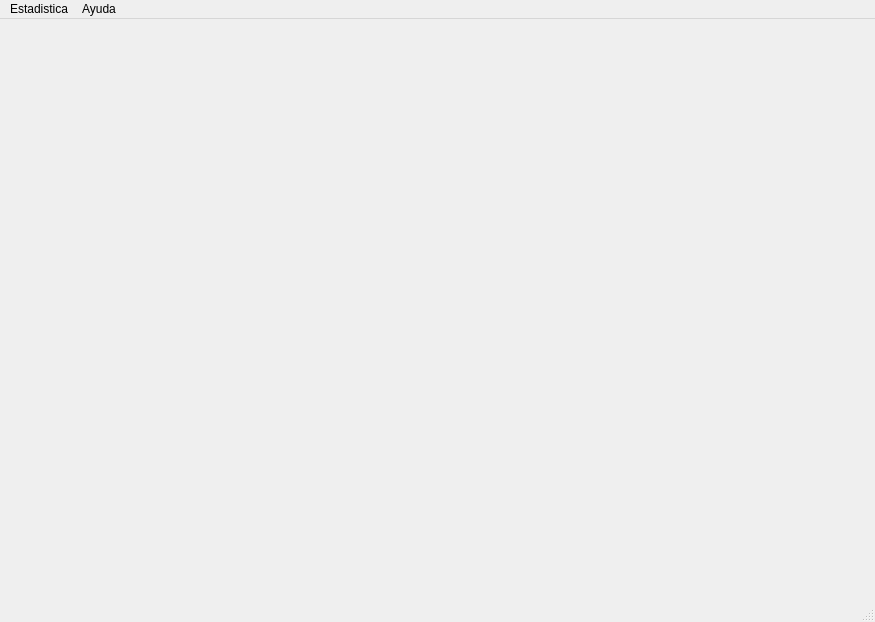
<?xml version="1.0" encoding="UTF-8"?>
<ui version="4.0">
 <class>main</class>
 <widget class="QMainWindow" name="main">
  <property name="geometry">
   <rect>
    <x>0</x>
    <y>0</y>
    <width>875</width>
    <height>622</height>
   </rect>
  </property>
  <property name="windowTitle">
   <string>Simulacion</string>
  </property>
  <widget class="QWidget" name="centralwidget"/>
  <widget class="QMenuBar" name="menubar">
   <property name="geometry">
    <rect>
     <x>0</x>
     <y>0</y>
     <width>875</width>
     <height>22</height>
    </rect>
   </property>
   <widget class="QMenu" name="menuEstadistica">
    <property name="title">
     <string>Estadistica</string>
    </property>
    <addaction name="qa_linear_regression"/>
   </widget>
   <widget class="QMenu" name="menuAyuda">
    <property name="title">
     <string>Ayuda</string>
    </property>
    <addaction name="separator"/>
    <addaction name="qa_informacion"/>
    <addaction name="qa_acerca"/>
   </widget>
   <addaction name="menuEstadistica"/>
   <addaction name="menuAyuda"/>
  </widget>
  <widget class="QStatusBar" name="statusbar"/>
  <action name="actionDesarrolladores">
   <property name="text">
    <string>DPS</string>
   </property>
  </action>
  <action name="qa_financiamiento_con_deuda">
   <property name="text">
    <string>Financiamiento con Deuda</string>
   </property>
   <property name="shortcut">
    <string>Ctrl+R</string>
   </property>
  </action>
  <action name="btnReportarTransferencias">
   <property name="text">
    <string>Reportar Transferencias</string>
   </property>
  </action>
  <action name="btnHistorialTransferencias">
   <property name="text">
    <string>Historial de Transferencias</string>
   </property>
  </action>
  <action name="qa_CAMP">
   <property name="text">
    <string>CAMP</string>
   </property>
  </action>
  <action name="qa_financiamiento_acciones_preferentes">
   <property name="text">
    <string>Financiamiento Acciones Preferentes</string>
   </property>
  </action>
  <action name="btn_personal">
   <property name="text">
    <string>Personal</string>
   </property>
  </action>
  <action name="btn_first_fortnight">
   <property name="text">
    <string>Primera Quincena</string>
   </property>
  </action>
  <action name="btn_segunda_quincena">
   <property name="text">
    <string>Segunda Quincena</string>
   </property>
  </action>
  <action name="actionRendimiento_por_dividendo">
   <property name="text">
    <string>Rendimiento por dividendo</string>
   </property>
  </action>
  <action name="actionCAPM">
   <property name="text">
    <string>CAPM</string>
   </property>
  </action>
  <action name="qa_modelo_crecimiento_constante_dividendo">
   <property name="text">
    <string>Modelo del crecimiento constante del dividendo</string>
   </property>
  </action>
  <action name="qa_precio_accion_hoy">
   <property name="text">
    <string>Precio acción hoy</string>
   </property>
  </action>
  <action name="qa_rendimiento_esperado">
   <property name="text">
    <string>Rendimiento Esperado</string>
   </property>
  </action>
  <action name="qa_rendimiento_requerido">
   <property name="text">
    <string>Rendimiento Requerido</string>
   </property>
  </action>
  <action name="qa_rendimiento_esperado_multiple">
   <property name="text">
    <string>Rendimiento Esperado Multiple (Probabilidad Ocurrencia)</string>
   </property>
  </action>
  <action name="qa_desviacion_estandar">
   <property name="text">
    <string>Desviación estándar
</string>
   </property>
  </action>
  <action name="qa_linear_regression">
   <property name="text">
    <string>Regresión Lineal</string>
   </property>
  </action>
  <action name="qa_capital_market_line">
   <property name="text">
    <string>Capital Market Line</string>
   </property>
  </action>
  <action name="qa_security_market_line">
   <property name="text">
    <string>Security Market Line</string>
   </property>
  </action>
  <action name="qa_varianza">
   <property name="text">
    <string>Varianza</string>
   </property>
  </action>
  <action name="qa_covarianza">
   <property name="text">
    <string>Covarianza</string>
   </property>
  </action>
  <action name="qa_VP">
   <property name="text">
    <string>VP</string>
   </property>
  </action>
  <action name="qa_VPF">
   <property name="text">
    <string>VPF</string>
   </property>
  </action>
  <action name="qa_VPN">
   <property name="text">
    <string>VPN</string>
   </property>
  </action>
  <action name="qa_VF">
   <property name="text">
    <string>VF</string>
   </property>
  </action>
  <action name="qa_TIR">
   <property name="text">
    <string>TIR</string>
   </property>
  </action>
  <action name="qa_TMAR">
   <property name="text">
    <string>TMAR</string>
   </property>
  </action>
  <action name="qa_informacion">
   <property name="text">
    <string>Información</string>
   </property>
  </action>
  <action name="qa_acerca">
   <property name="text">
    <string>Acerca</string>
   </property>
  </action>
 </widget>
 <resources/>
 <connections/>
</ui>
